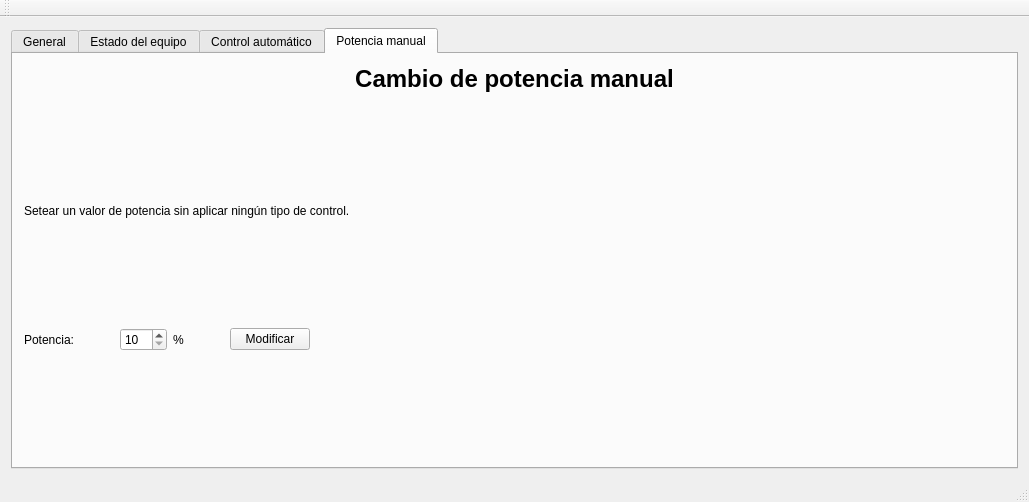
<?xml version="1.0" encoding="UTF-8"?>
<ui version="4.0">
 <class>MainWindow</class>
 <widget class="QMainWindow" name="MainWindow">
  <property name="geometry">
   <rect>
    <x>0</x>
    <y>0</y>
    <width>1029</width>
    <height>502</height>
   </rect>
  </property>
  <property name="windowTitle">
   <string>Lab. de Sólidos Amorfos - Control Horno GH</string>
  </property>
  <widget class="QWidget" name="centralWidget">
   <layout class="QHBoxLayout" name="horizontalLayout">
    <item>
     <widget class="QTabWidget" name="tabWidget">
      <property name="accessibleName">
       <string/>
      </property>
      <property name="currentIndex">
       <number>3</number>
      </property>
      <widget class="QWidget" name="generalTab">
       <attribute name="title">
        <string>General</string>
       </attribute>
       <layout class="QHBoxLayout" name="horizontalLayout_13">
        <item>
         <layout class="QVBoxLayout" name="verticalLayout_2">
          <item>
           <spacer name="verticalSpacer_5">
            <property name="orientation">
             <enum>Qt::Vertical</enum>
            </property>
            <property name="sizeHint" stdset="0">
             <size>
              <width>20</width>
              <height>40</height>
             </size>
            </property>
           </spacer>
          </item>
          <item>
           <layout class="QHBoxLayout" name="lastTimestamp">
            <item>
             <widget class="QLabel" name="lastTSkey">
              <property name="text">
               <string>Hora último dato leído:</string>
              </property>
             </widget>
            </item>
            <item>
             <widget class="QLabel" name="lastTSValue">
              <property name="text">
               <string>#TIMESTAMP</string>
              </property>
             </widget>
            </item>
           </layout>
          </item>
          <item>
           <spacer name="verticalSpacer_6">
            <property name="orientation">
             <enum>Qt::Vertical</enum>
            </property>
            <property name="sizeHint" stdset="0">
             <size>
              <width>20</width>
              <height>40</height>
             </size>
            </property>
           </spacer>
          </item>
          <item>
           <layout class="QHBoxLayout" name="horizontalLayout_3">
            <item>
             <widget class="QLabel" name="thermocoupleTempKey">
              <property name="text">
               <string>Temperatura termocupla:</string>
              </property>
             </widget>
            </item>
            <item>
             <widget class="QLabel" name="thermocoupleTempValue">
              <property name="text">
               <string>#TEMP_TERMOCUPLA</string>
              </property>
             </widget>
            </item>
           </layout>
          </item>
          <item>
           <spacer name="verticalSpacer_7">
            <property name="orientation">
             <enum>Qt::Vertical</enum>
            </property>
            <property name="sizeHint" stdset="0">
             <size>
              <width>20</width>
              <height>40</height>
             </size>
            </property>
           </spacer>
          </item>
          <item>
           <layout class="QHBoxLayout" name="horizontalLayout_4">
            <item>
             <widget class="QLabel" name="coldJointTempKey">
              <property name="text">
               <string>Temperatura de junta fría:</string>
              </property>
             </widget>
            </item>
            <item>
             <widget class="QLabel" name="coldJointTempValue">
              <property name="text">
               <string>#TEMP_JUNTA_FRIA</string>
              </property>
             </widget>
            </item>
           </layout>
          </item>
          <item>
           <spacer name="verticalSpacer_11">
            <property name="orientation">
             <enum>Qt::Vertical</enum>
            </property>
            <property name="sizeHint" stdset="0">
             <size>
              <width>20</width>
              <height>40</height>
             </size>
            </property>
           </spacer>
          </item>
          <item>
           <layout class="QHBoxLayout" name="horizontalLayout_5">
            <item>
             <widget class="QLabel" name="powerKey">
              <property name="text">
               <string>Potencia:</string>
              </property>
             </widget>
            </item>
            <item>
             <widget class="QLabel" name="powerValue">
              <property name="text">
               <string>#POTENCIA</string>
              </property>
             </widget>
            </item>
           </layout>
          </item>
          <item>
           <spacer name="verticalSpacer_8">
            <property name="orientation">
             <enum>Qt::Vertical</enum>
            </property>
            <property name="sizeHint" stdset="0">
             <size>
              <width>20</width>
              <height>40</height>
             </size>
            </property>
           </spacer>
          </item>
          <item>
           <layout class="QHBoxLayout" name="horizontalLayout_6">
            <item>
             <widget class="QLabel" name="autoTuningKey">
              <property name="text">
               <string>Autosintonía:</string>
              </property>
             </widget>
            </item>
            <item>
             <widget class="QLabel" name="autoTuningValue">
              <property name="text">
               <string>#AUTOSINTONIA</string>
              </property>
             </widget>
            </item>
           </layout>
          </item>
          <item>
           <spacer name="verticalSpacer_9">
            <property name="orientation">
             <enum>Qt::Vertical</enum>
            </property>
            <property name="sizeHint" stdset="0">
             <size>
              <width>20</width>
              <height>40</height>
             </size>
            </property>
           </spacer>
          </item>
          <item>
           <layout class="QHBoxLayout" name="horizontalLayout_7">
            <item>
             <widget class="QLabel" name="automaticControlKey">
              <property name="text">
               <string>Control automático:</string>
              </property>
             </widget>
            </item>
            <item>
             <widget class="QLabel" name="automaticControlValue">
              <property name="text">
               <string>#CONTROL_AUTOMATICO</string>
              </property>
             </widget>
            </item>
           </layout>
          </item>
          <item>
           <spacer name="verticalSpacer_10">
            <property name="orientation">
             <enum>Qt::Vertical</enum>
            </property>
            <property name="sizeHint" stdset="0">
             <size>
              <width>20</width>
              <height>40</height>
             </size>
            </property>
           </spacer>
          </item>
         </layout>
        </item>
        <item>
         <layout class="QVBoxLayout" name="verticalLayout">
          <item>
           <spacer name="verticalSpacer_12">
            <property name="orientation">
             <enum>Qt::Vertical</enum>
            </property>
            <property name="sizeHint" stdset="0">
             <size>
              <width>20</width>
              <height>40</height>
             </size>
            </property>
           </spacer>
          </item>
          <item>
           <layout class="QHBoxLayout" name="horizontalLayout_8">
            <item>
             <widget class="QLabel" name="thermocoupleTypeKey">
              <property name="text">
               <string>Tipo de termocupla:</string>
              </property>
             </widget>
            </item>
            <item>
             <widget class="QComboBox" name="thermocoupleTypeValue">
              <item>
               <property name="text">
                <string>Tipo B</string>
               </property>
              </item>
              <item>
               <property name="text">
                <string>Tipo E</string>
               </property>
              </item>
              <item>
               <property name="text">
                <string>Tipo J</string>
               </property>
              </item>
              <item>
               <property name="text">
                <string>Tipo K</string>
               </property>
              </item>
              <item>
               <property name="text">
                <string>Tipo N</string>
               </property>
              </item>
              <item>
               <property name="text">
                <string>Tipo R</string>
               </property>
              </item>
              <item>
               <property name="text">
                <string>Tipo S</string>
               </property>
              </item>
              <item>
               <property name="text">
                <string>Tipo T</string>
               </property>
              </item>
             </widget>
            </item>
           </layout>
          </item>
          <item>
           <spacer name="verticalSpacer_13">
            <property name="orientation">
             <enum>Qt::Vertical</enum>
            </property>
            <property name="sizeHint" stdset="0">
             <size>
              <width>20</width>
              <height>40</height>
             </size>
            </property>
           </spacer>
          </item>
          <item>
           <layout class="QHBoxLayout" name="horizontalLayout_9">
            <item>
             <widget class="QLabel" name="ovenCommandType">
              <property name="text">
               <string>Comando del horno:</string>
              </property>
             </widget>
            </item>
            <item>
             <widget class="QComboBox" name="ovenCommandValue">
              <item>
               <property name="text">
                <string>Control manual</string>
               </property>
              </item>
              <item>
               <property name="text">
                <string>Control automático</string>
               </property>
              </item>
             </widget>
            </item>
           </layout>
          </item>
          <item>
           <spacer name="verticalSpacer_14">
            <property name="orientation">
             <enum>Qt::Vertical</enum>
            </property>
            <property name="sizeHint" stdset="0">
             <size>
              <width>20</width>
              <height>40</height>
             </size>
            </property>
           </spacer>
          </item>
          <item>
           <layout class="QHBoxLayout" name="horizontalLayout_10">
            <item>
             <widget class="QLabel" name="limitTemperatureKey">
              <property name="text">
               <string>Temperatura límite:</string>
              </property>
             </widget>
            </item>
            <item>
             <widget class="QLabel" name="limitTemperatureValue">
              <property name="text">
               <string>#TEMPERATURA_LIMITE</string>
              </property>
             </widget>
            </item>
           </layout>
          </item>
          <item>
           <spacer name="verticalSpacer_15">
            <property name="orientation">
             <enum>Qt::Vertical</enum>
            </property>
            <property name="sizeHint" stdset="0">
             <size>
              <width>20</width>
              <height>40</height>
             </size>
            </property>
           </spacer>
          </item>
          <item>
           <layout class="QHBoxLayout" name="horizontalLayout_11">
            <item>
             <widget class="QLabel" name="statusKey">
              <property name="text">
               <string>Estado:</string>
              </property>
             </widget>
            </item>
            <item>
             <widget class="QLabel" name="statusValue">
              <property name="text">
               <string>#ESTADO</string>
              </property>
             </widget>
            </item>
           </layout>
          </item>
          <item>
           <spacer name="verticalSpacer_16">
            <property name="orientation">
             <enum>Qt::Vertical</enum>
            </property>
            <property name="sizeHint" stdset="0">
             <size>
              <width>20</width>
              <height>40</height>
             </size>
            </property>
           </spacer>
          </item>
          <item>
           <layout class="QHBoxLayout" name="horizontalLayout_12">
            <item>
             <widget class="QLabel" name="operationModeKey">
              <property name="text">
               <string>Modo de operación:</string>
              </property>
             </widget>
            </item>
            <item>
             <widget class="QLabel" name="operationModeValue">
              <property name="text">
               <string>#MODO_OPERACION</string>
              </property>
             </widget>
            </item>
           </layout>
          </item>
          <item>
           <spacer name="verticalSpacer_17">
            <property name="orientation">
             <enum>Qt::Vertical</enum>
            </property>
            <property name="sizeHint" stdset="0">
             <size>
              <width>20</width>
              <height>40</height>
             </size>
            </property>
           </spacer>
          </item>
          <item>
           <widget class="QPushButton" name="shutdownButton">
            <property name="text">
             <string>Apagado de emergencia</string>
            </property>
           </widget>
          </item>
          <item>
           <spacer name="verticalSpacer_18">
            <property name="orientation">
             <enum>Qt::Vertical</enum>
            </property>
            <property name="sizeHint" stdset="0">
             <size>
              <width>20</width>
              <height>40</height>
             </size>
            </property>
           </spacer>
          </item>
         </layout>
        </item>
       </layout>
      </widget>
      <widget class="QWidget" name="equipmentStatusTab">
       <attribute name="title">
        <string>Estado del equipo</string>
       </attribute>
       <layout class="QVBoxLayout" name="verticalLayout_5">
        <item>
         <spacer name="verticalSpacer_19">
          <property name="orientation">
           <enum>Qt::Vertical</enum>
          </property>
          <property name="sizeHint" stdset="0">
           <size>
            <width>20</width>
            <height>40</height>
           </size>
          </property>
         </spacer>
        </item>
        <item>
         <layout class="QHBoxLayout" name="horizontalLayout_17">
          <item>
           <widget class="QLabel" name="usbPortKey">
            <property name="text">
             <string>Puerto USB utilizado:</string>
            </property>
           </widget>
          </item>
          <item>
           <widget class="QLabel" name="usbPortValue">
            <property name="text">
             <string>#PUERTO_USB</string>
            </property>
           </widget>
          </item>
         </layout>
        </item>
        <item>
         <spacer name="verticalSpacer_20">
          <property name="orientation">
           <enum>Qt::Vertical</enum>
          </property>
          <property name="sizeHint" stdset="0">
           <size>
            <width>20</width>
            <height>40</height>
           </size>
          </property>
         </spacer>
        </item>
        <item>
         <layout class="QHBoxLayout" name="horizontalLayout_18">
          <item>
           <widget class="QLabel" name="thermocoupleStatusKey">
            <property name="text">
             <string>Estado de termocupla:</string>
            </property>
           </widget>
          </item>
          <item>
           <widget class="QLabel" name="thermocoupleStatusValue">
            <property name="text">
             <string>#ESTADO_TERMOCUPLA</string>
            </property>
           </widget>
          </item>
         </layout>
        </item>
        <item>
         <spacer name="verticalSpacer_21">
          <property name="orientation">
           <enum>Qt::Vertical</enum>
          </property>
          <property name="sizeHint" stdset="0">
           <size>
            <width>20</width>
            <height>40</height>
           </size>
          </property>
         </spacer>
        </item>
        <item>
         <layout class="QHBoxLayout" name="horizontalLayout_19">
          <item>
           <widget class="QLabel" name="potentiometerStatusKey">
            <property name="text">
             <string>Estado del potenciómetro:</string>
            </property>
           </widget>
          </item>
          <item>
           <widget class="QLabel" name="potentiometerStatusValue">
            <property name="text">
             <string>#ESTADO_POTENCIOMETRO</string>
            </property>
           </widget>
          </item>
         </layout>
        </item>
        <item>
         <spacer name="verticalSpacer_22">
          <property name="orientation">
           <enum>Qt::Vertical</enum>
          </property>
          <property name="sizeHint" stdset="0">
           <size>
            <width>20</width>
            <height>40</height>
           </size>
          </property>
         </spacer>
        </item>
        <item>
         <widget class="QTableWidget" name="errorLogTable">
          <attribute name="horizontalHeaderDefaultSectionSize">
           <number>150</number>
          </attribute>
          <attribute name="horizontalHeaderStretchLastSection">
           <bool>true</bool>
          </attribute>
          <column>
           <property name="text">
            <string>Código</string>
           </property>
          </column>
          <column>
           <property name="text">
            <string>Tiempo</string>
           </property>
          </column>
          <column>
           <property name="text">
            <string>Descripción</string>
           </property>
          </column>
         </widget>
        </item>
        <item>
         <spacer name="verticalSpacer_23">
          <property name="orientation">
           <enum>Qt::Vertical</enum>
          </property>
          <property name="sizeHint" stdset="0">
           <size>
            <width>20</width>
            <height>40</height>
           </size>
          </property>
         </spacer>
        </item>
       </layout>
      </widget>
      <widget class="QWidget" name="automaticControlTab">
       <attribute name="title">
        <string>Control automático</string>
       </attribute>
       <layout class="QHBoxLayout" name="horizontalLayout_15">
        <item>
         <layout class="QVBoxLayout" name="verticalLayout_3">
          <item>
           <spacer name="verticalSpacer_4">
            <property name="orientation">
             <enum>Qt::Vertical</enum>
            </property>
            <property name="sizeHint" stdset="0">
             <size>
              <width>20</width>
              <height>40</height>
             </size>
            </property>
           </spacer>
          </item>
          <item>
           <layout class="QHBoxLayout" name="horizontalLayout_2">
            <item>
             <widget class="QLabel" name="targetTemperatureKey">
              <property name="text">
               <string>Temperatura objetivo: </string>
              </property>
             </widget>
            </item>
            <item>
             <spacer name="horizontalSpacer">
              <property name="orientation">
               <enum>Qt::Horizontal</enum>
              </property>
              <property name="sizeType">
               <enum>QSizePolicy::Expanding</enum>
              </property>
              <property name="sizeHint" stdset="0">
               <size>
                <width>40</width>
                <height>20</height>
               </size>
              </property>
             </spacer>
            </item>
            <item>
             <widget class="QLineEdit" name="targetTemperatureValue"/>
            </item>
            <item>
             <widget class="QLabel" name="targetTemperatureUnit">
              <property name="text">
               <string>°C</string>
              </property>
             </widget>
            </item>
            <item>
             <spacer name="horizontalSpacer_2">
              <property name="orientation">
               <enum>Qt::Horizontal</enum>
              </property>
              <property name="sizeType">
               <enum>QSizePolicy::Fixed</enum>
              </property>
              <property name="sizeHint" stdset="0">
               <size>
                <width>30</width>
                <height>20</height>
               </size>
              </property>
             </spacer>
            </item>
           </layout>
          </item>
          <item>
           <spacer name="verticalSpacer">
            <property name="orientation">
             <enum>Qt::Vertical</enum>
            </property>
            <property name="sizeHint" stdset="0">
             <size>
              <width>20</width>
              <height>40</height>
             </size>
            </property>
           </spacer>
          </item>
          <item>
           <layout class="QHBoxLayout" name="horizontalLayout_16">
            <item>
             <layout class="QVBoxLayout" name="verticalLayout_4">
              <item>
               <widget class="QRadioButton" name="slowHeating">
                <property name="text">
                 <string>Calentamiento lento (100% hasta objetivo)</string>
                </property>
               </widget>
              </item>
              <item>
               <widget class="QRadioButton" name="fastHeating">
                <property name="text">
                 <string>Calentamiento rápido (Calibración previa + control)</string>
                </property>
               </widget>
              </item>
             </layout>
            </item>
           </layout>
          </item>
          <item>
           <spacer name="verticalSpacer_2">
            <property name="orientation">
             <enum>Qt::Vertical</enum>
            </property>
            <property name="sizeHint" stdset="0">
             <size>
              <width>20</width>
              <height>40</height>
             </size>
            </property>
           </spacer>
          </item>
          <item>
           <layout class="QHBoxLayout" name="horizontalLayout_14">
            <item>
             <widget class="QPushButton" name="pushButton">
              <property name="text">
               <string>Activar</string>
              </property>
             </widget>
            </item>
            <item>
             <widget class="QPushButton" name="pushButton_2">
              <property name="text">
               <string>Desactivar</string>
              </property>
             </widget>
            </item>
           </layout>
          </item>
          <item>
           <spacer name="verticalSpacer_3">
            <property name="orientation">
             <enum>Qt::Vertical</enum>
            </property>
            <property name="sizeHint" stdset="0">
             <size>
              <width>20</width>
              <height>40</height>
             </size>
            </property>
           </spacer>
          </item>
         </layout>
        </item>
       </layout>
      </widget>
      <widget class="QWidget" name="manualPowerTab">
       <attribute name="title">
        <string>Potencia manual</string>
       </attribute>
       <layout class="QVBoxLayout" name="verticalLayout_6">
        <item>
         <widget class="QLabel" name="label">
          <property name="text">
           <string>&lt;html&gt;&lt;head/&gt;&lt;body&gt;&lt;p align=&quot;center&quot;&gt;&lt;span style=&quot; font-size:18pt; font-weight:600;&quot;&gt;Cambio de potencia manual&lt;/span&gt;&lt;/p&gt;&lt;/body&gt;&lt;/html&gt;</string>
          </property>
          <property name="alignment">
           <set>Qt::AlignCenter</set>
          </property>
         </widget>
        </item>
        <item>
         <spacer name="verticalSpacer_24">
          <property name="orientation">
           <enum>Qt::Vertical</enum>
          </property>
          <property name="sizeHint" stdset="0">
           <size>
            <width>20</width>
            <height>40</height>
           </size>
          </property>
         </spacer>
        </item>
        <item>
         <widget class="QLabel" name="label_2">
          <property name="text">
           <string>Setear un valor de potencia sin aplicar ningún tipo de control.</string>
          </property>
         </widget>
        </item>
        <item>
         <spacer name="verticalSpacer_25">
          <property name="orientation">
           <enum>Qt::Vertical</enum>
          </property>
          <property name="sizeHint" stdset="0">
           <size>
            <width>20</width>
            <height>40</height>
           </size>
          </property>
         </spacer>
        </item>
        <item>
         <layout class="QHBoxLayout" name="horizontalLayout_20">
          <item>
           <widget class="QLabel" name="powerKey_2">
            <property name="text">
             <string>Potencia:</string>
            </property>
           </widget>
          </item>
          <item>
           <spacer name="horizontalSpacer_3">
            <property name="orientation">
             <enum>Qt::Horizontal</enum>
            </property>
            <property name="sizeType">
             <enum>QSizePolicy::Fixed</enum>
            </property>
            <property name="sizeHint" stdset="0">
             <size>
              <width>40</width>
              <height>20</height>
             </size>
            </property>
           </spacer>
          </item>
          <item>
           <widget class="QSpinBox" name="powerValue_2">
            <property name="minimum">
             <number>10</number>
            </property>
            <property name="maximum">
             <number>100</number>
            </property>
           </widget>
          </item>
          <item>
           <widget class="QLabel" name="powerUnit">
            <property name="text">
             <string>%</string>
            </property>
           </widget>
          </item>
          <item>
           <spacer name="horizontalSpacer_4">
            <property name="orientation">
             <enum>Qt::Horizontal</enum>
            </property>
            <property name="sizeType">
             <enum>QSizePolicy::Fixed</enum>
            </property>
            <property name="sizeHint" stdset="0">
             <size>
              <width>40</width>
              <height>20</height>
             </size>
            </property>
           </spacer>
          </item>
          <item>
           <widget class="QPushButton" name="setPowerButton">
            <property name="text">
             <string>Modificar</string>
            </property>
           </widget>
          </item>
          <item>
           <spacer name="horizontalSpacer_5">
            <property name="orientation">
             <enum>Qt::Horizontal</enum>
            </property>
            <property name="sizeHint" stdset="0">
             <size>
              <width>40</width>
              <height>20</height>
             </size>
            </property>
           </spacer>
          </item>
         </layout>
        </item>
        <item>
         <spacer name="verticalSpacer_26">
          <property name="orientation">
           <enum>Qt::Vertical</enum>
          </property>
          <property name="sizeHint" stdset="0">
           <size>
            <width>20</width>
            <height>40</height>
           </size>
          </property>
         </spacer>
        </item>
       </layout>
      </widget>
     </widget>
    </item>
   </layout>
  </widget>
  <widget class="QMenuBar" name="menuBar">
   <property name="geometry">
    <rect>
     <x>0</x>
     <y>0</y>
     <width>1029</width>
     <height>25</height>
    </rect>
   </property>
  </widget>
  <widget class="QToolBar" name="mainToolBar">
   <attribute name="toolBarArea">
    <enum>TopToolBarArea</enum>
   </attribute>
   <attribute name="toolBarBreak">
    <bool>false</bool>
   </attribute>
  </widget>
  <widget class="QStatusBar" name="statusBar"/>
 </widget>
 <layoutdefault spacing="6" margin="11"/>
 <resources/>
 <connections/>
</ui>
